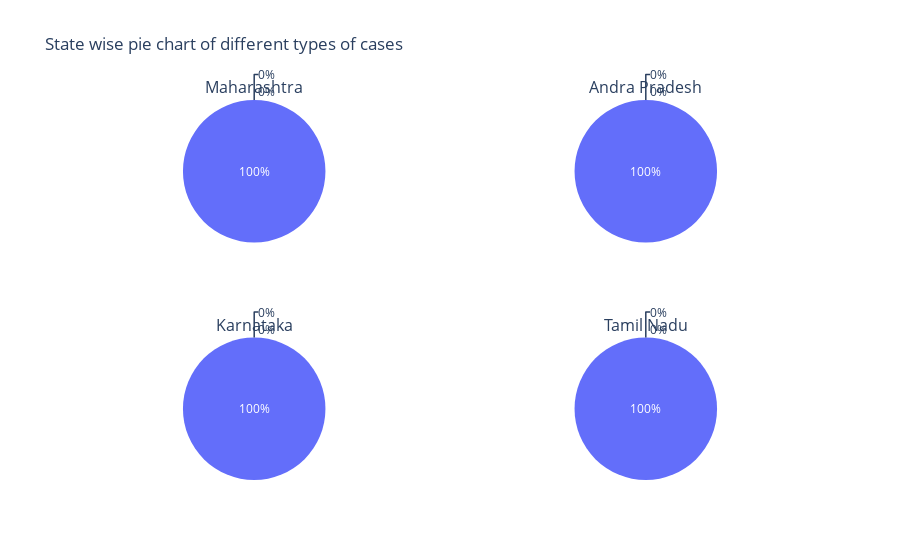

This figure's notebook cell:
### Code cell
specs = [[{'type':'domain'}, {'type':'domain'}],[{'type':'domain'}, {'type':'domain'}]]
fig = make_subplots(rows=2, cols=2, specs=specs, subplot_titles=["Maharashtra","Andra Pradesh","Karnataka",
"Tamil Nadu"])

#Maharashtra
Maharashtra_active = statewise['Active Cases'].iloc[0]
Maharashtra_cured = statewise['Cured/Discharged'].iloc[0]
Maharashtra_death = statewise['Death'].iloc[0]

labels=['Active Cases','Cured/Discharged','Death']
values_maharashtra=[Maharashtra_active,Maharashtra_cured,Maharashtra_death]
fig.add_trace(go.Pie(labels=labels, values=values_maharashtra), 1, 1)

#Andrapradesh
ap_active = statewise['Active Cases'].iloc[1]
ap_cured =statewise['Cured/Discharged'].iloc[1]
ap_death =statewise['Death'].iloc[1]

labels=['Active Cases','Cured/Discharged','Death']
values_ap=[ap_active,ap_cured,ap_death]
fig.add_trace(go.Pie(labels=labels, values=values_ap), 1, 2)

#Karnataka
karnataka_active = statewise['Active Cases'].iloc[2]
karnataka_cured = statewise['Cured/Discharged'].iloc[2]
karnataka_death = statewise['Death'].iloc[2]

labels=['Active Cases','Cured/Discharged','Death']
values_karnataka=[karnataka_active,karnataka_cured,karnataka_death]
fig.add_trace(go.Pie(labels=labels, values=values_karnataka), 2, 1)

#Tamilnadu
tn_active = statewise['Active Cases'].iloc[3]
tn_cured = statewise['Cured/Discharged'].iloc[3]
tn_death = statewise['Death'].iloc[3]

labels=['Active Cases','Cured/Discharged','Death']
values_tn=[tn_active,tn_cured,tn_death]
fig.add_trace(go.Pie(labels=labels, values=values_tn), 2, 2)

fig.update(layout_title_text='State wise pie chart of different types of cases',layout_showlegend=False)
fig = go.Figure(fig)
fig.show()

### Figure 1 — Plotly figure (JSON) as saved in the notebook; plotly's stock layout.template omitted (floating-point values rounded to 4 significant figures)
{"data": [{"values": [1, 0, 0], "domain": {"y": [0.625, 1], "x": [0, 0.45]}, "labels": ["Active Cases", "Cured/Discharged", "Death"], "type": "pie"}, {"values": [6, 0, 0], "domain": {"y": [0.625, 1], "x": [0.55, 1]}, "labels": ["Active Cases", "Cured/Discharged", "Death"], "type": "pie"}, {"values": [9, 0, 0], "domain": {"y": [0, 0.375], "x": [0, 0.45]}, "labels": ["Active Cases", "Cured/Discharged", "Death"], "type": "pie"}, {"values": [9, 0, 0], "domain": {"y": [0, 0.375], "x": [0.55, 1]}, "labels": ["Active Cases", "Cured/Discharged", "Death"], "type": "pie"}], "layout": {"showlegend": false, "annotations": [{"yanchor": "bottom", "xref": "paper", "xanchor": "center", "yref": "paper", "text": "Maharashtra", "y": 1, "x": 0.225, "font": {"size": 16}, "showarrow": false}, {"yanchor": "bottom", "xref": "paper", "xanchor": "center", "yref": "paper", "text": "Andra Pradesh", "y": 1, "x": 0.775, "font": {"size": 16}, "showarrow": false}, {"yanchor": "bottom", "xref": "paper", "xanchor": "center", "yref": "paper", "text": "Karnataka", "y": 0.375, "x": 0.225, "font": {"size": 16}, "showarrow": false}, {"yanchor": "bottom", "xref": "paper", "xanchor": "center", "yref": "paper", "text": "Tamil Nadu", "y": 0.375, "x": 0.775, "font": {"size": 16}, "showarrow": false}], "title": {"text": "State wise pie chart of different types of cases"}}}
